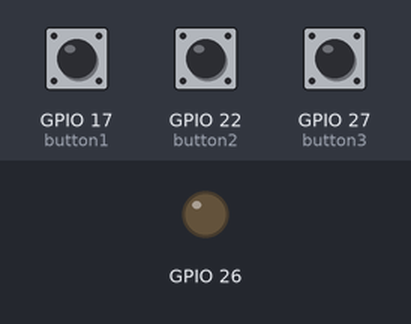
This program was run on a simulated Raspberry Pi (BCM pin numbers). Shown: output pins drawn as LEDs (lit = HIGH). Dashed ring = blinking. The test bench sets the inputs (shaded band); at power-on: GPIO 17 (button1) LOW, GPIO 22 (button2) LOW, GPIO 27 (button3) LOW. What the program prints to the terminal is not drawn.

Above: at 5.0 s.
5.1 s: GPIO 17 (button1) pulled HIGH for 1 s
At 6.05 s:
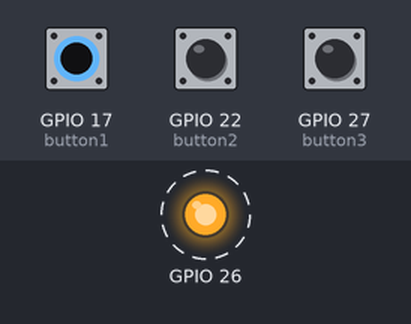
Timing chart, 0 to 14.1 s (numbered marks = the images above; inputs shaded):
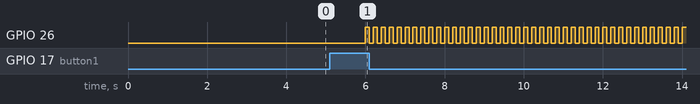

Measured:
- after the input at 5.1 s, GPIO 26: alternates HIGH for 0.10 s and LOW for 0.10 s, starting after 0.90 s

The program:

password.py
```python
import RPi.GPIO as gpio
import time
import threading

gpio.setmode(gpio.BCM)
gpio.setwarnings(False)

gpio.setup(26, gpio.OUT)
gpio.output(26, gpio.LOW)

button1 = 17
gpio.setup(button1, gpio.IN, pull_up_down=gpio.PUD_DOWN)

button2 = 22
gpio.setup(button2, gpio.IN, pull_up_down=gpio.PUD_DOWN)

button3 = 27
gpio.setup(button3, gpio.IN, pull_up_down=gpio.PUD_DOWN)

openState = True

password = [3, 1, 2]
input_sequence = []
timer = None

def lock():
    global input_sequence
    input_sequence.clear()
    print("잠금")
    while openState:
        gpio.output(26, gpio.HIGH)
        time.sleep(0.1)
        gpio.output(26, gpio.LOW)
        time.sleep(0.1)

def open():
    print("열림")
    gpio.output(26, gpio.HIGH)

def handle_button_press(button):
    if button == button1:
        input_sequence.append(1)
    elif button == button2:
        input_sequence.append(2)
    elif button == button3:
        input_sequence.append(3)
    print(input_sequence)


def button_gogo():
    while len(input_sequence) < 3:
        if gpio.input(button1) == gpio.HIGH:
            handle_button_press(button1)
            time.sleep(0.3)
        if gpio.input(button2) == gpio.HIGH:
            handle_button_press(button2)
            time.sleep(0.3)
        if gpio.input(button3) == gpio.HIGH:
            handle_button_press(button3)
            time.sleep(0.3)
    if len(input_sequence) == 3:
        check()

def check():
    global input_sequence
    if input_sequence == password :
        open()
    else:
        lock()

button_gogo()
# open()
```
